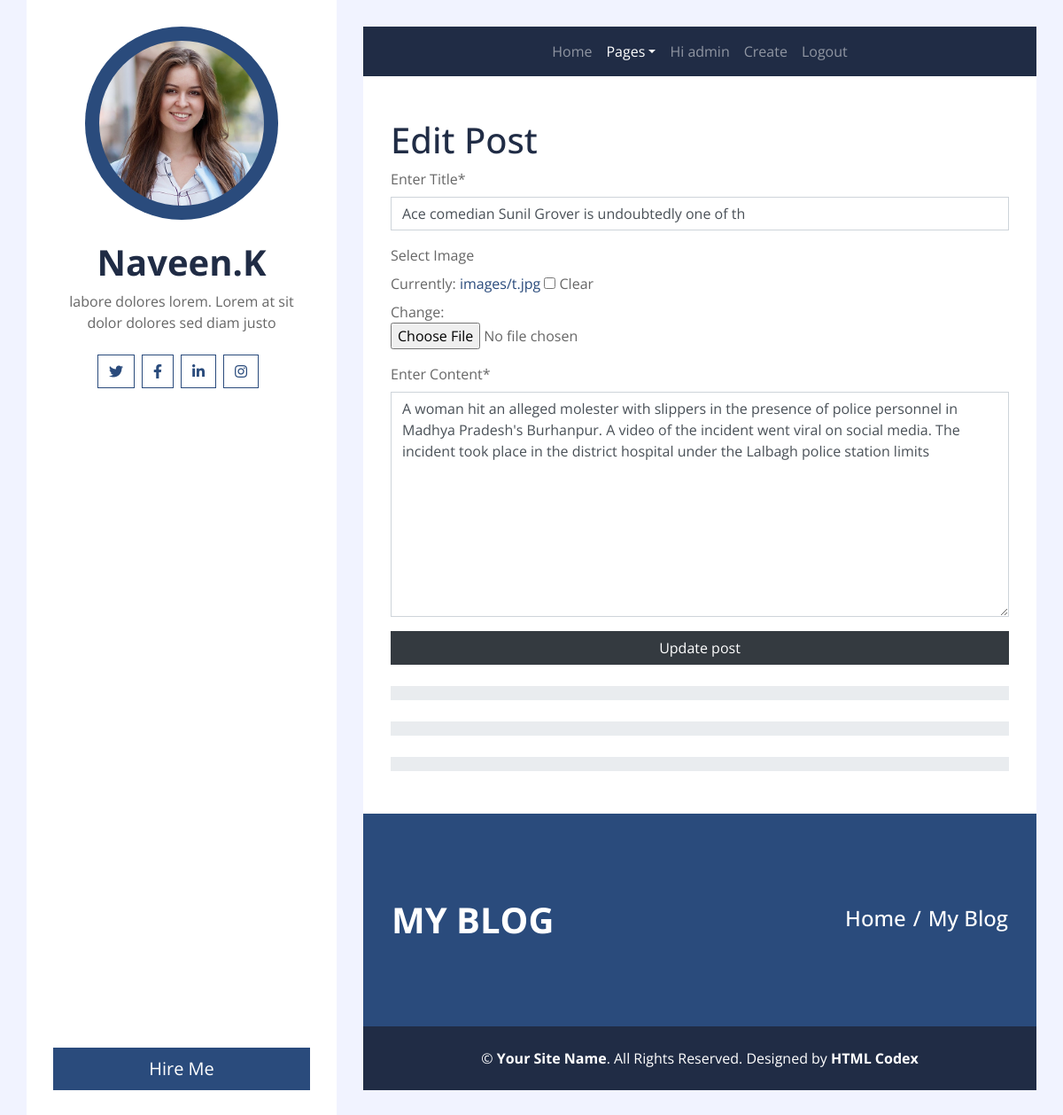
Screenshot of /edit/4/ (signed in) with the database file from the repository.
### user/models.py (models this page shows, shortened)
class Post(models.Model):
    title=models.CharField(max_length=50)
    image = models.ImageField(upload_to='images/', blank=True)
    content=models.TextField(max_length=1000)

### user/views.py (the view)
# urls.py: path('edit/<int:id>/',views.edit, name='edit'),
@login_required
def edit(request,id):
    blog = Post.objects.get(id=id)
    form = PostForm(instance=blog)
    if request.method == 'POST' :
        form = PostForm(request.POST, instance=blog)
        if form.is_valid():
            form.save()
            return redirect('index')
    return render (request,'edit.html',{'form':form})

### user/forms.py
class PostForm(forms.ModelForm):
    class Meta:
        model=Post
        fields='__all__'
        labels = {
            'title':'Enter Title',
            'image':'Select Image',
            'content':'Enter Content'
        }

### user/templates/edit.html (shortened to what this page needs)
{% extends 'theme.html' %}
{% load static %}
{% block content %}
{% load crispy_forms_filters %}
            <div class="container bg-white pt-5">
                <div class="row px-3 pb-5">
                    <div class="col-md-12">
                        <h1>Edit Post</h1>
                        <form method="POST" enctype="multipart/form-data">
                            {{ form|crispy }}
                            <input type="submit" class="btn btn-dark btn-block" value="Update post"/>
                        </form>
                    </div>
                    <div class="col-md-12 pt-4">
                        <div class="d-flex flex-column skills">
                            <div class="progress w-100 mb-4">
                            </div>
                            <div class="progress w-100 mb-4">
                            </div>
                            <div class="progress w-100">
                            </div>
                        </div>
                    </div>
                </div>
            </div>
{% endblock %}

### user/templates/theme.html (shortened to what this page needs)
{% load static %}
<!DOCTYPE html>
<html lang="en">
    <head>
        <link href="https://cdnjs.cloudflare.com/ajax/libs/font-awesome/5.10.0/css/all.min.css" rel="stylesheet">
        <link href="{% static 'css/style.css'%}" rel="stylesheet">
    </head>
<body>
    <div class="wrapper">
        <div class="sidebar">
            <div class="sidebar-text d-flex flex-column h-100 justify-content-center text-center">
                <img class="mx-auto d-block w-75 bg-primary img-fluid rounded-circle mb-4 p-3" src="{% static 'img/profile.jpg' %}" alt="Image">
                <h1 class="font-weight-bold">Naveen.K</h1>
                <p class="mb-4">
                    labore dolores lorem. Lorem at sit dolor dolores sed diam justo
                </p>
                <div class="d-flex justify-content-center mb-5">
                    <a class="btn btn-outline-primary mr-2" href="#"><i class="fab fa-twitter"></i></a>
                    <a class="btn btn-outline-primary mr-2" href="#"><i class="fab fa-facebook-f"></i></a>
                    <a class="btn btn-outline-primary mr-2" href="#"><i class="fab fa-linkedin-in"></i></a>
                    <a class="btn btn-outline-primary mr-2" href="#"><i class="fab fa-instagram"></i></a>
                </div>
                <a href="" class="btn btn-lg btn-block btn-primary mt-auto">Hire Me</a>
            </div>
        </div>
        <div class="content">
            <div class="container p-0">
                <nav class="navbar navbar-expand-lg bg-secondary navbar-dark">
                    <div class="collapse navbar-collapse justify-content-between" id="navbarCollapse">
                        <div class="navbar-nav m-auto">
                            <a href="/" class="nav-item nav-link">Home</a>
                            <div class="nav-item dropdown">
                                <a href="#" class="nav-link dropdown-toggle active" data-toggle="dropdown">Pages</a>
                            </div>
                            {% if user.is_authenticated %}
                            <a href="/create" class="nav-item nav-link">Hi {{user.username}}</a>
                            <a href="/create" class="nav-item nav-link">Create</a>
                            <a href="/accounts/logout" class="nav-item nav-link">Logout</a>
                            {% else %}
                            <a href="/register" class="nav-item nav-link">Register</a>
                            <a href="/accounts/login" class="nav-item nav-link">Login</a>
                            {% endif %}
                        </div>
                    </div>
                </nav>
            </div>
            {% block content %}
            {% endblock %}
            <div class="container py-5 px-2 bg-primary">
                <div class="row py-5 px-4">
                    <div class="col-sm-6 text-center text-md-left">
                        <h1 class="mb-3 mb-md-0 text-white text-uppercase font-weight-bold">My Blog</h1>
                    </div>
                    <div class="col-sm-6 text-center text-md-right">
                        <div class="d-inline-flex pt-2">
                            <h4 class="m-0 text-white"><a class="text-white" href="">Home</a></h4>
                            <h4 class="m-0 text-white px-2">/</h4>
                            <h4 class="m-0 text-white">My Blog</h4>
                        </div>
                    </div>
                </div>
            </div>
                 <div class="container py-4 bg-secondary text-center">
                    <p class="m-0 text-white">
                        &copy; <a class="text-white font-weight-bold" href="#">Your Site Name</a>. All Rights Reserved. Designed by <a class="text-white font-weight-bold" href="https://htmlcodex.com">HTML Codex</a>
                    </p>
                </div>
            </div>
        </div>
    </body>
</html>

### rows the page displays
Post: title "Ace comedian Sunil Grover is undoubtedly one of th", content "A woman hit an alleged molester with slippers in the presence of police personnel in Madhya Pradesh's Burhanpur. A video of the incident went viral on social media. The incident took place in the district hospital under the Lalbagh police station limits"

### other values shown
{{ user.username }} "admin"
